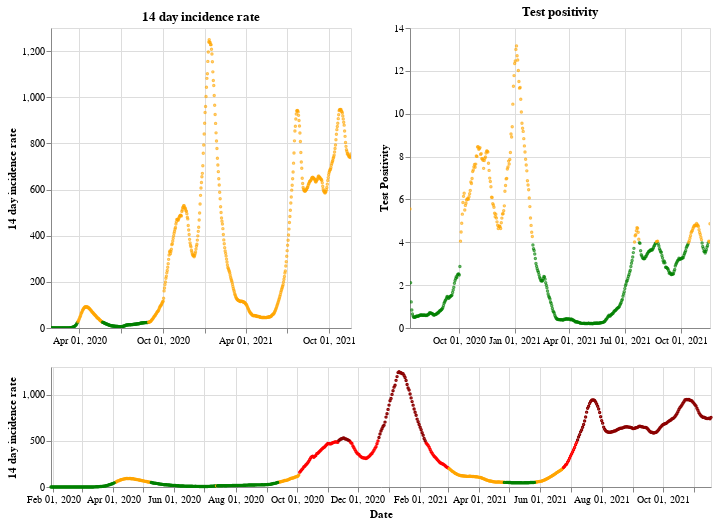

The notebook cell this image was saved under:
### Markdown cell above
## England

### Code cell
plot_traffic_light('England')

### Figure 1 — Vega-Lite specification as saved in the notebook (floating-point values rounded to 4 significant figures; data arrays with more than 128 entries replaced by an {"elided": "..."} marker saying what was removed)
{"config": {"view": {"continuousWidth": 400, "continuousHeight": 300}}, "vconcat": [{"hconcat": [{"mark": {"type": "point", "size": 2}, "encoding": {"color": {"condition": {"value": "green", "test": "(datum.twoWeeklyCasesRate <= 25)"}, "value": "orange"}, "tooltip": [{"type": "nominal", "field": "areaName"}, {"type": "temporal", "field": "date"}, {"type": "quantitative", "field": "twoWeeklyCasesRate"}, {"type": "quantitative", "field": "testPositivity"}], "x": {"type": "temporal", "axis": {"title": ""}, "field": "date", "scale": {"domain": {"selection": "DateBrush"}}, "timeUnit": "yearmonthdate"}, "y": {"type": "quantitative", "axis": {"title": "14 day incidence rate"}, "field": "twoWeeklyCasesRate"}}, "title": "14 day incidence rate", "width": 300}, {"mark": {"type": "point", "size": 2}, "encoding": {"color": {"condition": {"value": "green", "test": "(datum.testPositivity <= 4)"}, "value": "orange"}, "tooltip": [{"type": "nominal", "field": "areaName"}, {"type": "temporal", "field": "date"}, {"type": "quantitative", "field": "twoWeeklyCasesRate"}, {"type": "quantitative", "field": "testPositivity"}], "x": {"type": "temporal", "axis": {"title": ""}, "field": "date", "scale": {"domain": {"selection": "DateBrush"}}, "timeUnit": "yearmonthdate"}, "y": {"type": "quantitative", "axis": {"title": "Test Positivity"}, "field": "testPositivity"}}, "title": "Test positivity", "width": 300}]}, {"layer": [{"mark": {"type": "point", "size": 2}, "encoding": {"color": {"condition": {"value": "orange", "test": "(((datum.testPositivity < 4) && (datum.twoWeeklyCasesRate >= 50)) && (datum.twoWeeklyCasesRate < 200))"}, "value": "red"}, "opacity": {"condition": {"value": 1, "test": "((datum.twoWeeklyCasesRate >= 50) && (datum.twoWeeklyCasesRate < 500))"}, "value": 0}, "tooltip": [{"type": "nominal", "field": "areaName"}, {"type": "temporal", "field": "date"}, {"type": "quantitative", "field": "twoWeeklyCasesRate"}, {"type": "quantitative", "field": "testPositivity"}], "x": {"type": "temporal", "axis": {"title": "Date"}, "field": "date", "timeUnit": "yearmonthdate"}, "y": {"type": "quantitative", "axis": {"title": "14 day incidence rate"}, "field": "twoWeeklyCasesRate"}}, "selection": {"DateBrush": {"type": "interval", "encodings": ["x"], "fields": ["Time"]}}}, {"mark": {"type": "point", "size": 2}, "encoding": {"color": {"value": "darkred"}, "opacity": {"condition": {"value": 1, "test": "(datum.twoWeeklyCasesRate >= 500)"}, "value": 0}, "tooltip": [{"type": "nominal", "field": "areaName"}, {"type": "temporal", "field": "date"}, {"type": "quantitative", "field": "twoWeeklyCasesRate"}, {"type": "quantitative", "field": "testPositivity"}], "x": {"type": "temporal", "axis": {"title": "Date"}, "field": "date", "timeUnit": "yearmonthdate"}, "y": {"type": "quantitative", "axis": {"title": "14 day incidence rate"}, "field": "twoWeeklyCasesRate"}}}, {"mark": {"type": "point", "size": 2}, "encoding": {"color": {"condition": {"value": "green", "test": "((datum.testPositivity < 4) && (datum.twoWeeklyCasesRate < 50))"}, "value": "orange"}, "opacity": {"condition": {"value": 1, "test": "(datum.twoWeeklyCasesRate < 50)"}, "value": 0}, "tooltip": [{"type": "nominal", "field": "areaName"}, {"type": "temporal", "field": "date"}, {"type": "quantitative", "field": "twoWeeklyCasesRate"}, {"type": "quantitative", "field": "testPositivity"}], "x": {"type": "temporal", "axis": {"title": "Date"}, "field": "date", "timeUnit": "yearmonthdate"}, "y": {"type": "quantitative", "axis": {"title": "14 day incidence rate"}, "field": "twoWeeklyCasesRate"}}}], "height": 120, "width": 660}], "data": {"name": "data-837c2075a29d9a4aab1abf7f44f975d4"}, "$schema": "https://vega.github.io/schema/vega-lite/v4.8.1.json", "datasets": {"data-837c2075a29d9a4aab1abf7f44f975d4": {"elided": "659 records"}}}
